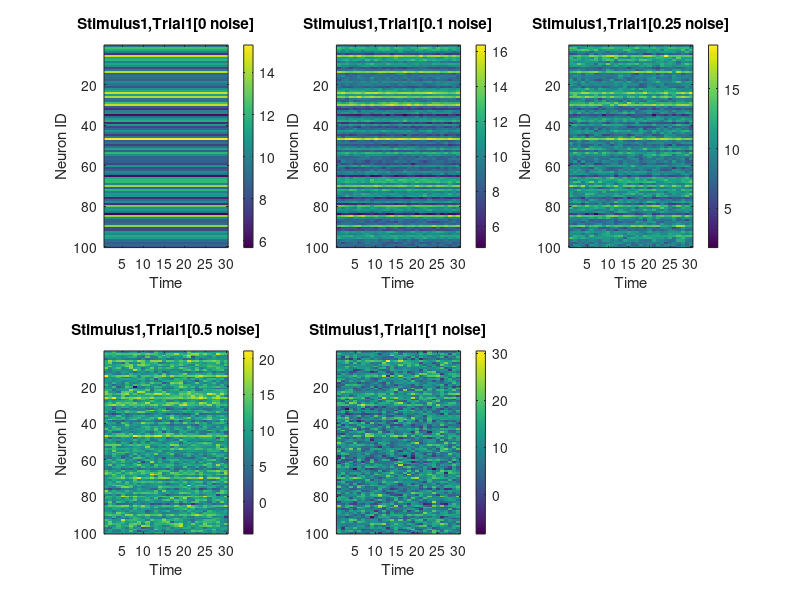

The MATLAB source for this figure:
%% test_nmf_pipeline.m
% This is a script to run synthetic data through the NMF pipeline to
% validate the algorithm is working as expected. 4 "patterns" of firing
% rates will be generated from a log-normal distribution for 100 neurons.
% For each of trial, each time step will be a jittered pattern of the
% firing rate vector. There will be 20 trials per pattern and 30 time bins
% per trial of 10ms each. The noise added will be gaussian for now.
%
% Author: D Wyrick
% Date: 1/24/18
%% Parameters
nNeurons = 100;
nTrials = 20; 
nBins = 30; 
nPatterns = 4; % patterns of firing activity to be inferred
nStimuli=4; % stimulus conditions

%Create matrix for synthetic data
counts = cell(nPatterns,1);
trials = cell(nTrials,1);

%Gaussian noise to add to each pattern as a % of the signal
noise = [0, 0.1, 0.25, 0.5, 1];     
nSessions=numel(noise); % one session for each value of noise-> each session is one dataset 'counts'
data=repmat(struct('counts',counts),1,nSessions); % contains all datasets

%
%% Create Synthetic Data
% What is a reasonable mean firing rate and its standard deviation?
mean_rate = 10;
sigma_rate = 5;

%Parameters of log-normal distribution
mu = log(mean_rate^2/sqrt(sigma_rate + mean_rate^2));
sigma = sqrt(log(sigma_rate/mean_rate^2 + 1));

%Draw 4 patterns of the firing rates of 100 neurons from the log-normal distribution
for ii = 1:nPatterns
    Patterns{ii,1} = lognrnd(mu,sigma,nNeurons,1);
end
%  trials    - Cell array (length #trials) with spike count matrices of
%              size (#cells x #bins_per_trial)
CountMatrix = zeros(nNeurons,nBins);

for iSess=1:nSessions
    for iS = 1:nStimuli
        trials = cell(nTrials,1);
        %Base Firing Rate Pattern
        RatePattern = Patterns{iS}; % one pattern for each stimulus

        %For each neuron and time step, add gaussian noise
        for iTrial = 1:nTrials
            CountMatrix=repmat(RatePattern,1,nBins)+noise(iSess)*sigma_rate*randn(nNeurons,nBins);
            trials{iTrial,1} = CountMatrix;
        end
       counts{iS,1} = trials;
    end
    data(iSess).counts=counts;
end

figure(1); clf;
iS=1; iTrial=1;
for iSess=1:nSessions
    subplot(2,3,iSess)
    imagesc(data(iSess).counts{iS}{iTrial})
    xlabel('Time');ylabel('Neuron ID')
    title(sprintf('Stimulus%d,Trial%d[%0.03g noise]',iS,iTrial,noise(iSess)));
    colorbar
end
